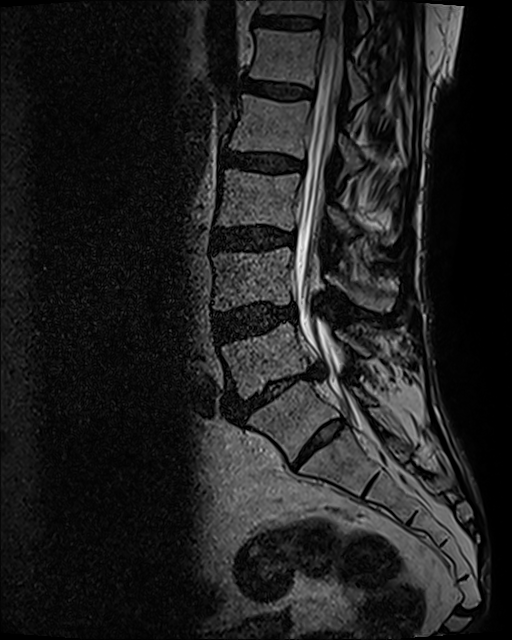
#> input picture Data/t2_SPACE/images/107_t2_SPACE_slice63.png, 512 x 640 px; its folder holds only this picture in this run
$ python -i 'Hard Thresholding.py'   (imports and definitions only)
#> lines starting #> are read from the running program, lines starting #| are printed output that depends on the picture
#> further down, picture is the input picture: PIL image 512x640 L; min 0, max 244, mean 31.9
import os
from PIL import Image
from collections import Counter

# [12 lines left out: function get_unique_pixel_colors, not called in this run]

def replace_colors_with_red(image):
    # Get the width and height of the image
    width, height = image.size
#> width = 512; height = 640

    # Convert the image to RGB mode (if not already in RGB)
    image = image.convert("RGB")

    # Create a new image to store the modified pixels
    new_image = Image.new("RGB", (width, height))
#> new_image: PIL image 512x640 RGB; every value is 0

    # Iterate over each pixel in the image
    for x in range(width):
        for y in range(height):
            # Get the RGB values of the pixel
            pixel = image.getpixel((x, y))

            # Define the color ranges to be replaced with red
            if all(1 <= value <= 10 for value in pixel):
                new_image.putpixel((x, y), (255, 0, 0))  # Replace with red
            elif all(90 <= value <= 180 for value in pixel):
                new_image.putpixel((x, y), (0, 255, 0))  # Replace with green
            elif all(180 <= value <= 255 for value in pixel):
                new_image.putpixel((x, y), (0, 0, 255))  # Replace with blue
            else:
                 new_image.putpixel((x, y), (0, 0, 0))  # Replace with black
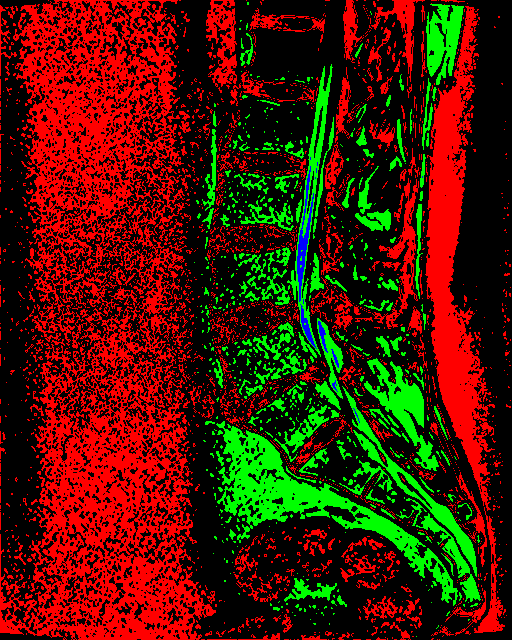
#> new_image: PIL image 512x640 RGB; mean R, G, B 74.7, 24.4, 0.8

    return new_image

# [259 lines left out: functions replace_with_neighbor_color, remove_outline, replace_border_color, replace_single_pixels, is_single_pixel, get_most_common_neighbor_color and 2 more, not called in this run]

# Example usage:
input_folder = "demo"
output_folder = "demo_mask"
# [2 lines not run here, left out]

>>> from PIL import Image
>>> picture = Image.open('../Data/t2_SPACE/images/107_t2_SPACE_slice63.png')
>>> result = replace_colors_with_red(picture)

$ run again, on Data/t2_SPACE/images/110_t2_SPACE_slice56.png
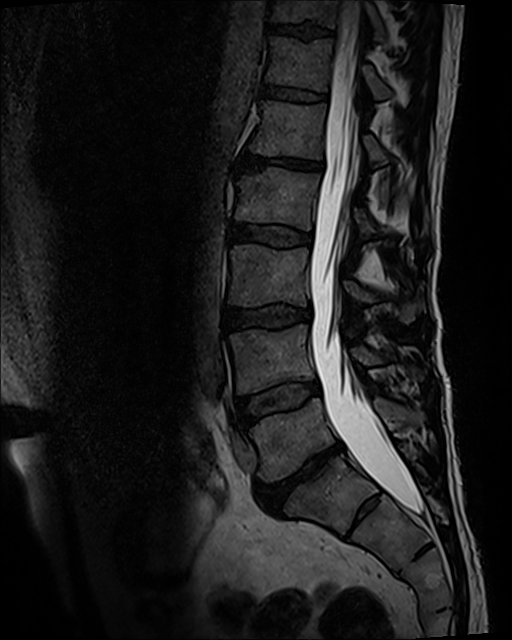
#> input picture Data/t2_SPACE/images/110_t2_SPACE_slice56.png, 512 x 640 px
#> picture is the input picture: PIL image 512x640 L; min 0, max 235, mean 29
#> after the loop in replace_colors_with_red, `for x in range(width):`:
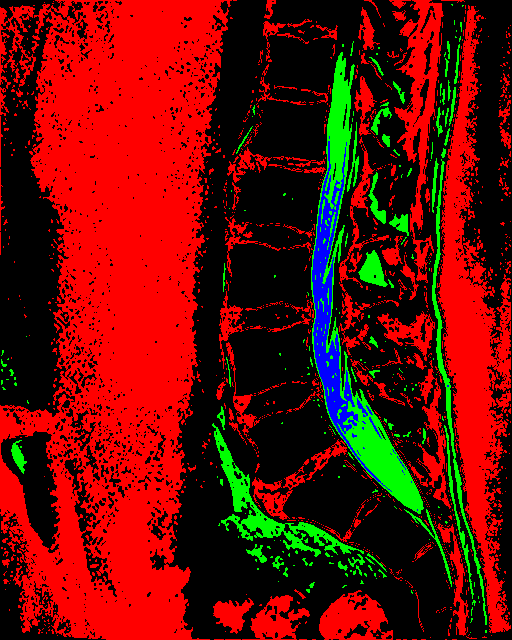
#> new_image: PIL image 512x640 RGB; mean R, G, B 104.9, 13.3, 3.6

$ run again, on Data/t2_SPACE/images/118_t2_SPACE_slice52.png
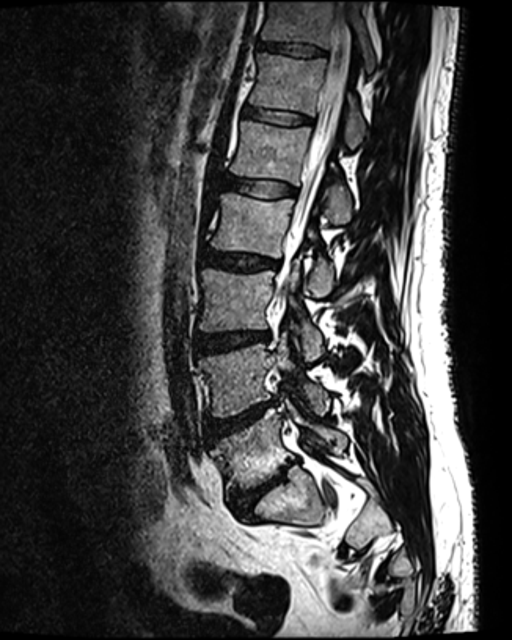
#> input picture Data/t2_SPACE/images/118_t2_SPACE_slice52.png, 512 x 640 px
#> picture is the input picture: PIL image 512x640 RGBA; mean R, G, B, A 65.6, 65.6, 65.6, 255
#> after the loop in replace_colors_with_red, `for x in range(width):`:
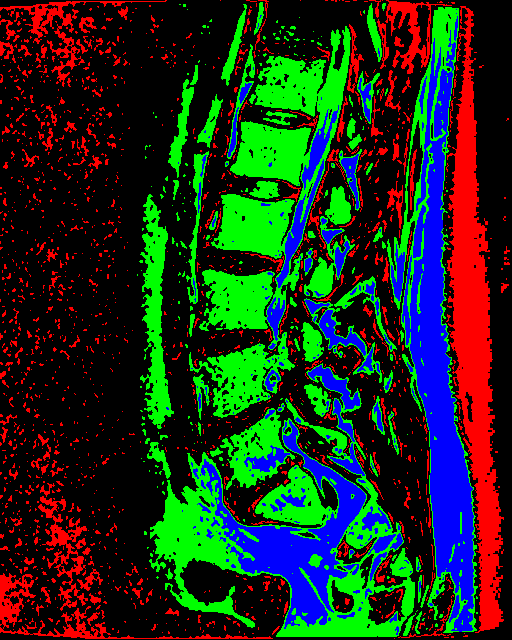
#> new_image: PIL image 512x640 RGB; mean R, G, B 28.6, 46.9, 26.5
